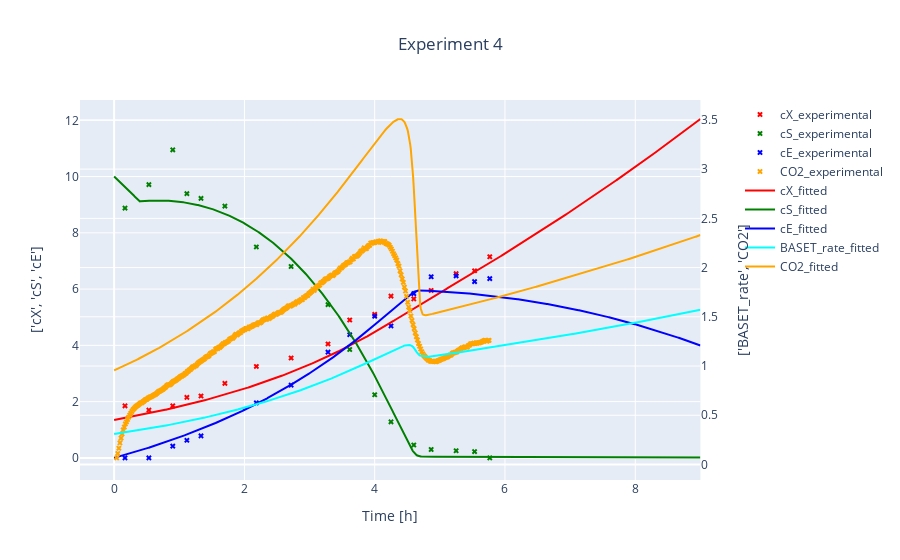
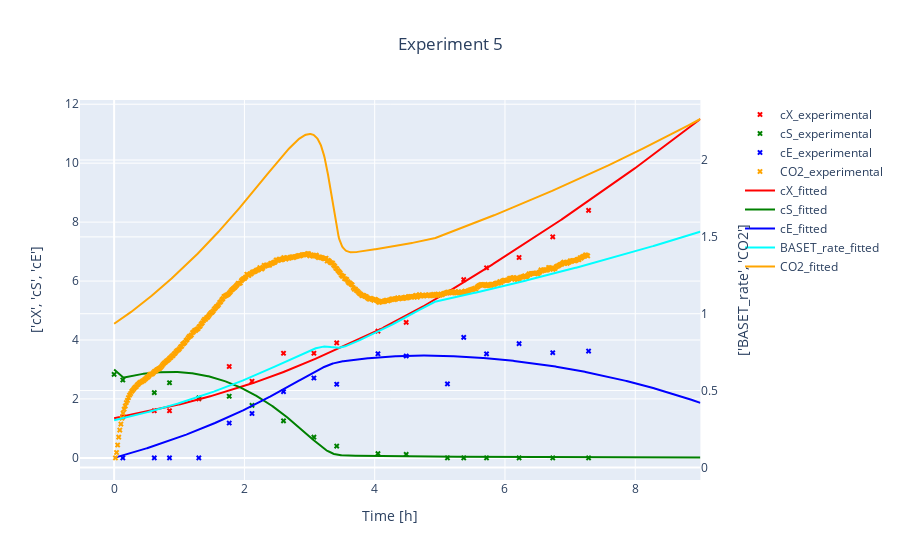
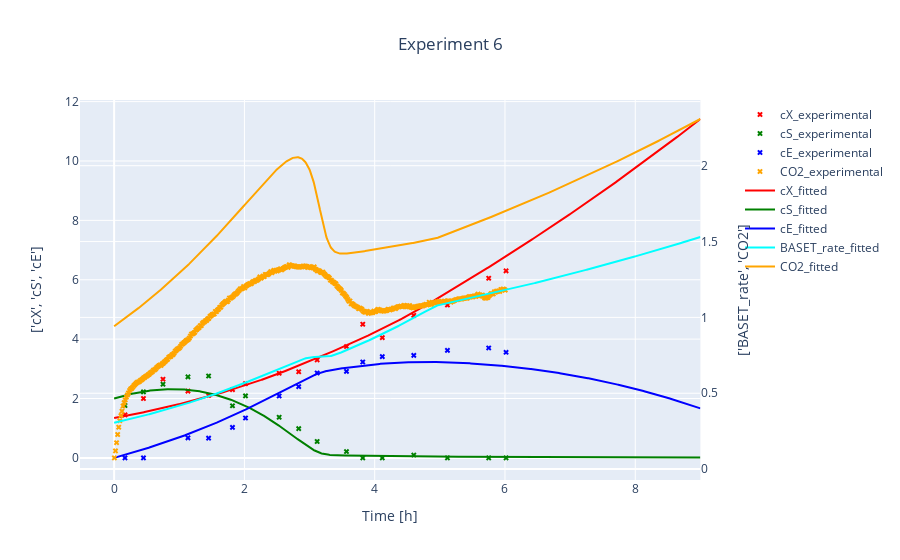
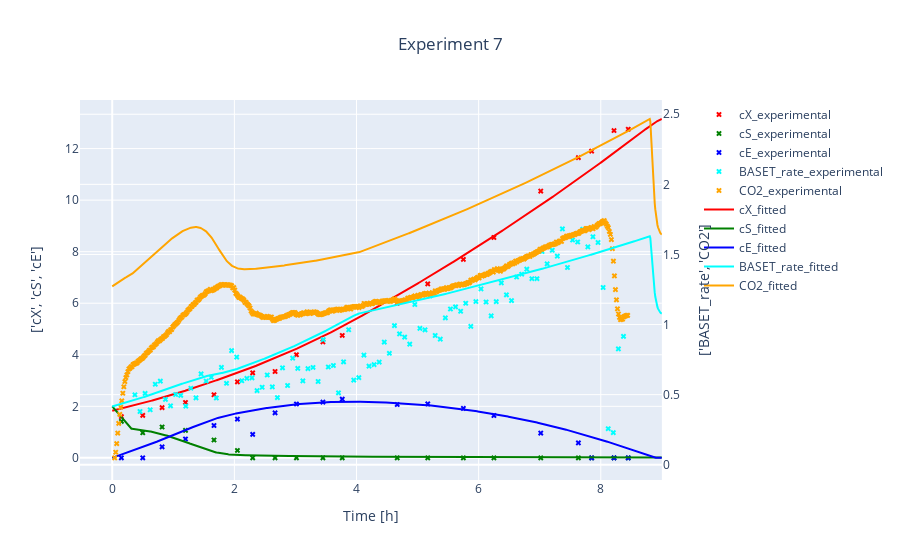

Notebook code cell kept with these figures, in order:
### Code cell
#Get datasets of experiments and simulate for each expriment, save both in seperate dictionaries
#it is necessary to estimate beforehand (yeast.estimate) for good simulation results, because yeast.p takes on the estimated params after estimation
t_grid = np.linspace(0,9,1001)      #artificial t_grid

sim_dict_all = {experiment.exp_nr: yeast.simulate(experiment = experiment, t_grid = t_grid) for experiment in experiment_dict.values()}
#experiment_dataset_dict_all = {experiment.exp_nr: experiment.dataset for experiment in experiment_dict.values()} # also possible to give

#visualize experiments and simulated data simultaneously
for exp_nr  in experiment_dict.keys():
    title = "Experiment {0}".format(exp_nr) 
    visualize(experiment_dict[exp_nr] , sim_dict_all[exp_nr], title = title, suffix_1= "_experimental", suffix_2 = "_fitted")

### Figure 1 — Plotly figure (JSON) as saved in the notebook; plotly's stock layout.template omitted (floating-point values rounded to 4 significant figures; data arrays with more than 128 entries replaced by an {"elided": "..."} marker saying what was removed)
{"data": [{"marker": {"color": "red", "size": 5, "symbol": "x"}, "mode": "markers", "name": "cX_experimental", "type": "scatter", "x": [0, 0.1667, 0.5333, 0.9, 1.117, 1.333, 1.7, 2.183, 2.717, 3.283, 3.617, 4, 4.25, 4.6, 4.867, 5.25, 5.533, 5.767], "xaxis": "x", "y": [null, 1.85, 1.7, 1.85, 2.15, 2.2, 2.65, 3.25, 3.55, 4.05, 4.9, 5.1, 5.75, 5.65, 5.95, 6.55, 6.65, 7.15], "yaxis": "y"}, {"marker": {"color": "green", "size": 5, "symbol": "x"}, "mode": "markers", "name": "cS_experimental", "type": "scatter", "x": [0, 0.1667, 0.5333, 0.9, 1.117, 1.333, 1.7, 2.183, 2.717, 3.283, 3.617, 4, 4.25, 4.6, 4.867, 5.25, 5.533, 5.767], "xaxis": "x", "y": [null, 8.879, 9.714, 10.95, 9.394, 9.222, 8.95, 7.498, 6.802, 5.449, 3.853, 2.245, 1.281, 0.4575, 0.2988, 0.2528, 0.223, 0], "yaxis": "y"}, {"marker": {"color": "blue", "size": 5, "symbol": "x"}, "mode": "markers", "name": "cE_experimental", "type": "scatter", "x": [0, 0.1667, 0.5333, 0.9, 1.117, 1.333, 1.7, 2.183, 2.717, 3.283, 3.617, 4, 4.25, 4.6, 4.867, 5.25, 5.533, 5.767], "xaxis": "x", "y": [null, 0, 0, 0.4172, 0.6247, 0.7807, null, 1.953, 2.585, 3.759, 4.379, 5.034, 4.689, 5.837, 6.437, 6.472, 6.267, 6.374], "yaxis": "y"}, {"marker": {"color": "orange", "size": 5, "symbol": "x"}, "mode": "markers", "name": "CO2_experimental", "type": "scatter", "x": {"elided": "344 float values"}, "xaxis": "x", "y": {"elided": "344 float values"}, "yaxis": "y2"}, {"marker": {"color": "red", "size": 5, "symbol": "x"}, "mode": "lines", "name": "cX_fitted", "type": "scatter", "x": {"elided": "1001 float values"}, "xaxis": "x", "y": {"elided": "1001 float values"}, "yaxis": "y"}, {"marker": {"color": "green", "size": 5, "symbol": "x"}, "mode": "lines", "name": "cS_fitted", "type": "scatter", "x": {"elided": "1001 float values"}, "xaxis": "x", "y": {"elided": "1001 float values"}, "yaxis": "y"}, {"marker": {"color": "blue", "size": 5, "symbol": "x"}, "mode": "lines", "name": "cE_fitted", "type": "scatter", "x": {"elided": "1001 float values"}, "xaxis": "x", "y": {"elided": "1001 float values"}, "yaxis": "y"}, {"marker": {"color": "cyan", "size": 5, "symbol": "x"}, "mode": "lines", "name": "BASET_rate_fitted", "type": "scatter", "x": {"elided": "1001 float values"}, "xaxis": "x", "y": {"elided": "1001 float values"}, "yaxis": "y2"}, {"marker": {"color": "orange", "size": 5, "symbol": "x"}, "mode": "lines", "name": "CO2_fitted", "type": "scatter", "x": {"elided": "1001 float values"}, "xaxis": "x", "y": {"elided": "1001 float values"}, "yaxis": "y2"}], "layout": {"legend": {"x": 1}, "title": {"text": "Experiment 4", "x": 0.5}, "xaxis": {"anchor": "y", "domain": [0, 0.94], "title": {"text": "Time [h]"}}, "yaxis": {"anchor": "x", "domain": [0, 1], "title": {"standoff": 20, "text": "['cX', 'cS', 'cE']"}}, "yaxis2": {"anchor": "x", "overlaying": "y", "side": "right", "title": {"standoff": 20, "text": "['BASET_rate', 'CO2']"}}}}

### Figure 2 — Plotly figure (JSON) as saved in the notebook; plotly's stock layout.template omitted (floating-point values rounded to 4 significant figures; data arrays with more than 128 entries replaced by an {"elided": "..."} marker saying what was removed)
{"data": [{"marker": {"color": "red", "size": 5, "symbol": "x"}, "mode": "markers", "name": "cX_experimental", "type": "scatter", "x": [0, 0.1333, 0.6167, 0.85, 1.3, 1.767, 2.117, 2.6, 3.067, 3.417, 4.05, 4.483, 5.117, 5.367, 5.717, 6.217, 6.733, 7.283], "xaxis": "x", "y": [null, 1.4, 1.6, 1.6, 2, 3.1, 2.6, 3.55, 3.55, 3.9, 4.3, 4.6, 5.6, 6.05, 6.45, 6.8, 7.5, 8.4], "yaxis": "y"}, {"marker": {"color": "green", "size": 5, "symbol": "x"}, "mode": "markers", "name": "cS_experimental", "type": "scatter", "x": [0, 0.1333, 0.6167, 0.85, 1.3, 1.767, 2.117, 2.6, 3.067, 3.417, 4.05, 4.483, 5.117, 5.367, 5.717, 6.217, 6.733, 7.283], "xaxis": "x", "y": [2.832, 2.643, 2.213, 2.55, 2.034, 2.091, 1.781, 1.256, 0.7038, 0.3995, 0.1465, 0.1218, 0, 0, 0, 0, 0, 0], "yaxis": "y"}, {"marker": {"color": "blue", "size": 5, "symbol": "x"}, "mode": "markers", "name": "cE_experimental", "type": "scatter", "x": [0, 0.1333, 0.6167, 0.85, 1.3, 1.767, 2.117, 2.6, 3.067, 3.417, 4.05, 4.483, 5.117, 5.367, 5.717, 6.217, 6.733, 7.283], "xaxis": "x", "y": [null, 0, 0, 0, 0, 1.182, 1.506, 2.246, 2.71, 2.498, 3.533, 3.457, 2.51, 4.089, 3.531, 3.874, 3.568, 3.623], "yaxis": "y"}, {"marker": {"color": "orange", "size": 5, "symbol": "x"}, "mode": "markers", "name": "CO2_experimental", "type": "scatter", "x": {"elided": "436 float values"}, "xaxis": "x", "y": {"elided": "436 float values"}, "yaxis": "y2"}, {"marker": {"color": "red", "size": 5, "symbol": "x"}, "mode": "lines", "name": "cX_fitted", "type": "scatter", "x": {"elided": "1001 float values"}, "xaxis": "x", "y": {"elided": "1001 float values"}, "yaxis": "y"}, {"marker": {"color": "green", "size": 5, "symbol": "x"}, "mode": "lines", "name": "cS_fitted", "type": "scatter", "x": {"elided": "1001 float values"}, "xaxis": "x", "y": {"elided": "1001 float values"}, "yaxis": "y"}, {"marker": {"color": "blue", "size": 5, "symbol": "x"}, "mode": "lines", "name": "cE_fitted", "type": "scatter", "x": {"elided": "1001 float values"}, "xaxis": "x", "y": {"elided": "1001 float values"}, "yaxis": "y"}, {"marker": {"color": "cyan", "size": 5, "symbol": "x"}, "mode": "lines", "name": "BASET_rate_fitted", "type": "scatter", "x": {"elided": "1001 float values"}, "xaxis": "x", "y": {"elided": "1001 float values"}, "yaxis": "y2"}, {"marker": {"color": "orange", "size": 5, "symbol": "x"}, "mode": "lines", "name": "CO2_fitted", "type": "scatter", "x": {"elided": "1001 float values"}, "xaxis": "x", "y": {"elided": "1001 float values"}, "yaxis": "y2"}], "layout": {"legend": {"x": 1}, "title": {"text": "Experiment 5", "x": 0.5}, "xaxis": {"anchor": "y", "domain": [0, 0.94], "title": {"text": "Time [h]"}}, "yaxis": {"anchor": "x", "domain": [0, 1], "title": {"standoff": 20, "text": "['cX', 'cS', 'cE']"}}, "yaxis2": {"anchor": "x", "overlaying": "y", "side": "right", "title": {"standoff": 20, "text": "['BASET_rate', 'CO2']"}}}}

### Figure 3 — Plotly figure (JSON) as saved in the notebook; plotly's stock layout.template omitted (floating-point values rounded to 4 significant figures; data arrays with more than 128 entries replaced by an {"elided": "..."} marker saying what was removed)
{"data": [{"marker": {"color": "red", "size": 5, "symbol": "x"}, "mode": "markers", "name": "cX_experimental", "type": "scatter", "x": [0, 0.1667, 0.45, 0.75, 1.133, 1.45, 1.817, 2.017, 2.533, 2.833, 3.117, 3.567, 3.817, 4.117, 4.6, 5.117, 5.75, 6.017], "xaxis": "x", "y": [null, 1.45, 2, 2.65, 2.25, 2.1, 2.3, 2.5, 2.85, 2.9, 3.3, 3.75, 4.5, 4.05, 4.8, 5.15, 6.05, 6.3], "yaxis": "y"}, {"marker": {"color": "green", "size": 5, "symbol": "x"}, "mode": "markers", "name": "cS_experimental", "type": "scatter", "x": [0, 0.1667, 0.45, 0.75, 1.133, 1.45, 1.817, 2.017, 2.533, 2.833, 3.117, 3.567, 3.817, 4.117, 4.6, 5.117, 5.75, 6.017], "xaxis": "x", "y": [null, 1.765, 2.223, 2.481, 2.73, 2.759, 1.754, 2.087, 1.369, 0.9841, 0.5504, 0.2129, 0, 0, 0.09543, 0, 0, 0], "yaxis": "y"}, {"marker": {"color": "blue", "size": 5, "symbol": "x"}, "mode": "markers", "name": "cE_experimental", "type": "scatter", "x": [0, 0.1667, 0.45, 0.75, 1.133, 1.45, 1.817, 2.017, 2.533, 2.833, 3.117, 3.567, 3.817, 4.117, 4.6, 5.117, 5.75, 6.017], "xaxis": "x", "y": [null, 0, 0, null, 0.6755, 0.6635, 1.026, 1.343, 2.084, 2.4, 2.859, 2.916, 3.229, 3.411, 3.452, 3.623, 3.703, 3.557], "yaxis": "y"}, {"marker": {"color": "orange", "size": 5, "symbol": "x"}, "mode": "markers", "name": "CO2_experimental", "type": "scatter", "x": {"elided": "361 float values"}, "xaxis": "x", "y": {"elided": "361 float values"}, "yaxis": "y2"}, {"marker": {"color": "red", "size": 5, "symbol": "x"}, "mode": "lines", "name": "cX_fitted", "type": "scatter", "x": {"elided": "1001 float values"}, "xaxis": "x", "y": {"elided": "1001 float values"}, "yaxis": "y"}, {"marker": {"color": "green", "size": 5, "symbol": "x"}, "mode": "lines", "name": "cS_fitted", "type": "scatter", "x": {"elided": "1001 float values"}, "xaxis": "x", "y": {"elided": "1001 float values"}, "yaxis": "y"}, {"marker": {"color": "blue", "size": 5, "symbol": "x"}, "mode": "lines", "name": "cE_fitted", "type": "scatter", "x": {"elided": "1001 float values"}, "xaxis": "x", "y": {"elided": "1001 float values"}, "yaxis": "y"}, {"marker": {"color": "cyan", "size": 5, "symbol": "x"}, "mode": "lines", "name": "BASET_rate_fitted", "type": "scatter", "x": {"elided": "1001 float values"}, "xaxis": "x", "y": {"elided": "1001 float values"}, "yaxis": "y2"}, {"marker": {"color": "orange", "size": 5, "symbol": "x"}, "mode": "lines", "name": "CO2_fitted", "type": "scatter", "x": {"elided": "1001 float values"}, "xaxis": "x", "y": {"elided": "1001 float values"}, "yaxis": "y2"}], "layout": {"legend": {"x": 1}, "title": {"text": "Experiment 6", "x": 0.5}, "xaxis": {"anchor": "y", "domain": [0, 0.94], "title": {"text": "Time [h]"}}, "yaxis": {"anchor": "x", "domain": [0, 1], "title": {"standoff": 20, "text": "['cX', 'cS', 'cE']"}}, "yaxis2": {"anchor": "x", "overlaying": "y", "side": "right", "title": {"standoff": 20, "text": "['BASET_rate', 'CO2']"}}}}

### Figure 4 — Plotly figure (JSON) as saved in the notebook; plotly's stock layout.template omitted (floating-point values rounded to 4 significant figures; data arrays with more than 128 entries replaced by an {"elided": "..."} marker saying what was removed)
{"data": [{"marker": {"color": "red", "size": 5, "symbol": "x"}, "mode": "markers", "name": "cX_experimental", "type": "scatter", "x": [0, 0.15, 0.5, 0.8167, 1.2, 1.667, 2.05, 2.3, 2.667, 3.017, 3.45, 3.767, 4.667, 5.167, 5.75, 6.25, 7.017, 7.633, 7.85, 8.217, 8.45], "xaxis": "x", "y": [null, 1.6, 1.65, 1.95, 2.15, 2.45, 2.95, 3.3, 3.35, 4, 4.5, 4.75, 6, 6.75, 7.7, 8.55, 10.35, 11.65, 11.9, 12.7, 12.75], "yaxis": "y"}, {"marker": {"color": "green", "size": 5, "symbol": "x"}, "mode": "markers", "name": "cS_experimental", "type": "scatter", "x": [0, 0.15, 0.5, 0.8167, 1.2, 1.667, 2.05, 2.3, 2.667, 3.017, 3.45, 3.767, 4.667, 5.167, 5.75, 6.25, 7.017, 7.633, 7.85, 8.217, 8.45], "xaxis": "x", "y": [null, 1.419, 0.9746, 1.198, 1.068, 0.6934, 0.2877, 0, 0, 0, 0, 0, 0, 0, 0, 0, 0, 0, 0, 0, 0], "yaxis": "y"}, {"marker": {"color": "blue", "size": 5, "symbol": "x"}, "mode": "markers", "name": "cE_experimental", "type": "scatter", "x": [0, 0.15, 0.5, 0.8167, 1.2, 1.667, 2.05, 2.3, 2.667, 3.017, 3.45, 3.767, 4.667, 5.167, 5.75, 6.25, 7.017, 7.633, 7.85, 8.217, 8.45], "xaxis": "x", "y": [null, 0, 0, 0.428, 0.7334, 1.257, 1.504, 0.9111, 1.747, 2.091, 2.164, 2.277, 2.069, 2.095, 1.923, 1.645, 0.9623, 0.5794, 0, 0, 0], "yaxis": "y"}, {"marker": {"color": "cyan", "size": 5, "symbol": "x"}, "mode": "markers", "name": "BASET_rate_experimental", "type": "scatter", "x": [0.03833, 0.1217, 0.205, 0.2883, 0.3717, 0.455, 0.5383, 0.6217, 0.705, 0.7883, 0.8717, 0.955, 1.038, 1.122, 1.205, 1.288, 1.372, 1.455, 1.538, 1.622, 1.705, 1.788, 1.872, 1.955, 2.038, 2.122, 2.205, 2.288, 2.372, 2.455, 2.538, 2.622, 2.705, 2.788, 2.872, 2.955, 3.038, 3.122, 3.205, 3.288, 3.372, 3.455, 3.538, 3.622, 3.705, 3.788, 3.872, 3.955, 4.038, 4.122, 4.205, 4.288, 4.372, 4.455, 4.538, 4.622, 4.705, 4.788, 4.872, 4.955, 5.038, 5.122, 5.205, 5.288, 5.372, 5.455, 5.538, 5.622, 5.705, 5.788, 5.872, 5.955, 6.038, 6.122, 6.205, 6.288, 6.372, 6.455, 6.538, 6.622, 6.705, 6.788, 6.872, 6.955, 7.038, 7.122, 7.205, 7.288, 7.372, 7.455, 7.538, 7.622, 7.705, 7.788, 7.872, 7.955, 8.038, 8.122, 8.205, 8.288, 8.372], "xaxis": "x", "y": [null, null, null, null, 0.499, 0.38, 0.509, 0.392, 0.574, 0.596, 0.466, 0.42, 0.501, 0.495, 0.418, 0.546, 0.477, 0.648, 0.597, 0.624, 0.476, 0.695, 0.581, 0.814, 0.768, 0.599, 0.616, 0.62, 0.529, 0.553, 0.64, 0.555, 0.479, 0.691, 0.565, 0.76, 0.687, 0.598, 0.686, 0.694, 0.594, 0.892, 0.697, 0.708, 0.513, 0.734, 0.963, 0.604, 0.621, 0.782, 0.703, 0.714, 0.732, 0.875, 0.795, 0.992, 0.933, 0.91, 0.86, 1.143, 0.973, 0.962, 1.205, 0.922, 0.896, 1.048, 1.111, 1.126, 1.095, 1.152, 0.987, 1.164, 1.254, 1.161, 1.062, 1.163, 1.297, 1.212, 1.171, 1.339, 1.359, 1.395, 1.327, 1.327, 1.521, 1.433, 1.53, 1.488, 1.682, 1.407, 1.603, 1.589, 1.68, 1.554, 1.626, 1.585, 1.264, 0.257, 0.229, 0.826, 0.916], "yaxis": "y2"}, {"marker": {"color": "orange", "size": 5, "symbol": "x"}, "mode": "markers", "name": "CO2_experimental", "type": "scatter", "x": {"elided": "505 float values"}, "xaxis": "x", "y": {"elided": "505 float values"}, "yaxis": "y2"}, {"marker": {"color": "red", "size": 5, "symbol": "x"}, "mode": "lines", "name": "cX_fitted", "type": "scatter", "x": {"elided": "1001 float values"}, "xaxis": "x", "y": {"elided": "1001 float values"}, "yaxis": "y"}, {"marker": {"color": "green", "size": 5, "symbol": "x"}, "mode": "lines", "name": "cS_fitted", "type": "scatter", "x": {"elided": "1001 float values"}, "xaxis": "x", "y": {"elided": "1001 float values"}, "yaxis": "y"}, {"marker": {"color": "blue", "size": 5, "symbol": "x"}, "mode": "lines", "name": "cE_fitted", "type": "scatter", "x": {"elided": "1001 float values"}, "xaxis": "x", "y": {"elided": "1001 float values"}, "yaxis": "y"}, {"marker": {"color": "cyan", "size": 5, "symbol": "x"}, "mode": "lines", "name": "BASET_rate_fitted", "type": "scatter", "x": {"elided": "1001 float values"}, "xaxis": "x", "y": {"elided": "1001 float values"}, "yaxis": "y2"}, {"marker": {"color": "orange", "size": 5, "symbol": "x"}, "mode": "lines", "name": "CO2_fitted", "type": "scatter", "x": {"elided": "1001 float values"}, "xaxis": "x", "y": {"elided": "1001 float values"}, "yaxis": "y2"}], "layout": {"legend": {"x": 1}, "title": {"text": "Experiment 7", "x": 0.5}, "xaxis": {"anchor": "y", "domain": [0, 0.94], "title": {"text": "Time [h]"}}, "yaxis": {"anchor": "x", "domain": [0, 1], "title": {"standoff": 20, "text": "['cX', 'cS', 'cE']"}}, "yaxis2": {"anchor": "x", "overlaying": "y", "side": "right", "title": {"standoff": 20, "text": "['BASET_rate', 'CO2']"}}}}
